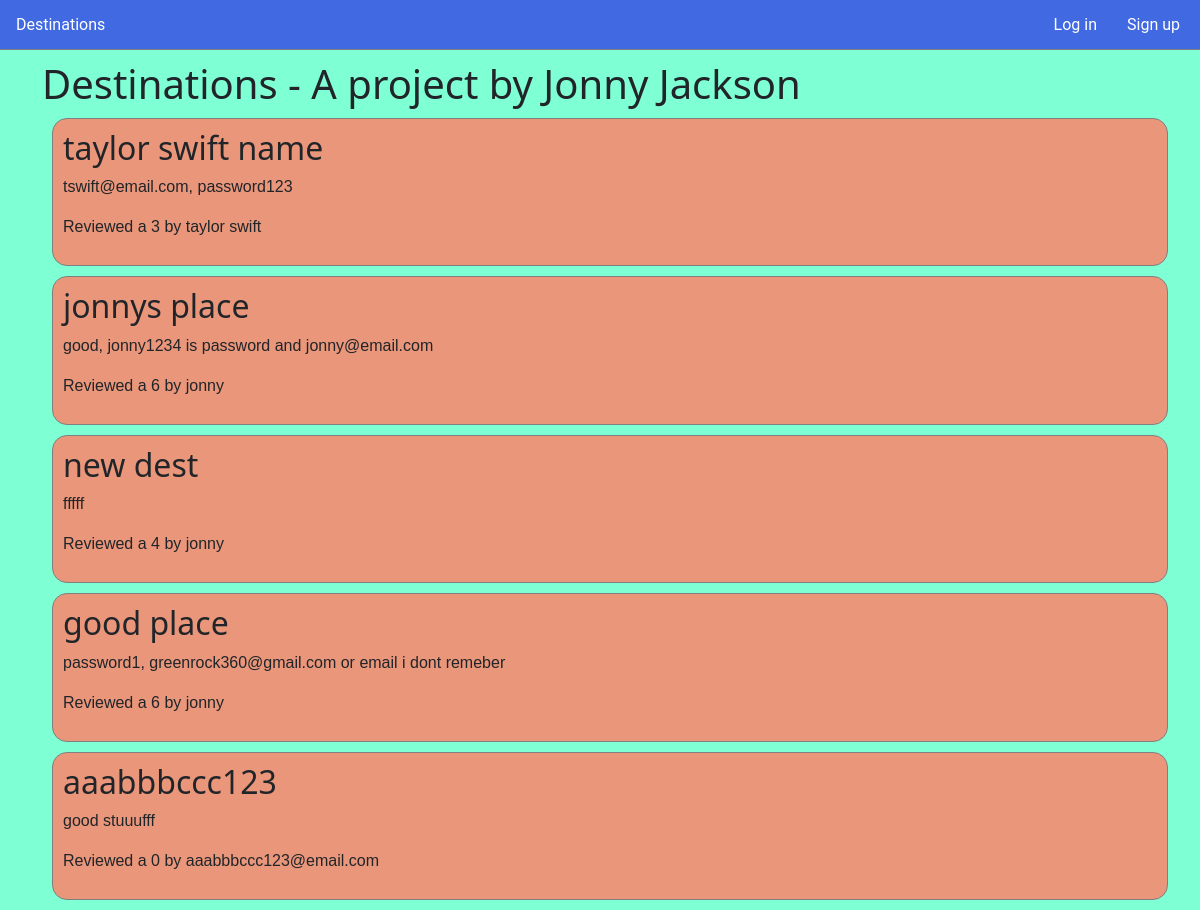
The page / on the database its author committed.
### core/models.py (models this page shows)
class Destination(models.Model):
    name=models.TextField()
    review=models.TextField()
    rating=models.IntegerField()
    share_publicly=models.BooleanField()
    user=models.ForeignKey("User",on_delete=models.CASCADE,null=True)

class User(models.Model):
    name=models.TextField()
    email=models.TextField()
    password_hash=models.TextField()
    salt=models.TextField()

### core/views.py (the view)
# urls.py: path('',view=views.index),
def index(req):
    dests=Destination.objects.filter(share_publicly=1).order_by('-id')[:5]
    for d in dests:
        who=User.objects.get(id=int(d.user_id)).name
        d.whoPosted=who
    return render(req,'core/index.html',{"destinations":dests,"topBarInfo":getTopBarInfo(req)})

### core/views.py (called while the page is built)
def getTopBarInfo(req):
    topBarInfo=[]
    isLoggedIn=False
    try:
        isLoggedIn= Session.objects.get(token=req.COOKIES.get('token'))!=None
    except:
        pass
    if isLoggedIn: #if logged in
        topBarInfo.append("/destinations/")
        topBarInfo.append("My Destinations")
        topBarInfo.append("/logout/")
        topBarInfo.append("Log out")
    else:  #if not logged in
        topBarInfo.append("/sessions/new/")
        topBarInfo.append("Log in")
        topBarInfo.append("/users/new/")
        topBarInfo.append("Sign up")
    return topBarInfo

### core/templates/core/index.html (shortened to what this page needs)
{% extends 'core/generic.html' %}
{% load static %}
{% block extrahead %}
<link rel="stylesheet" type="text/css" href="{% static 'core/destinationStyles.css' %}">
{% endblock %}
{% block firstLinkInTopBar %}<a href="{{topBarInfo.0}}">{{topBarInfo.1}}</a>{% endblock %}
{% block secondLinkInTopBar %}<a href="{{topBarInfo.2}}">{{topBarInfo.3}}</a>{% endblock %}
{% block content %}
<div class="container">
    <h1>Destinations - A project by Jonny Jackson</h1>
    {% for destination in destinations %}
    <div class="destinationBox">
        <h3 class="destinationTitle">{{destination.name}}</h3>
        <p class="destinationReview">{{destination.review}}</p>
        <p class="destinationReview">Reviewed a {{destination.rating}} by {{destination.whoPosted}}</p>
    </div>
    {% endfor %}
</div>
{% endblock %}

### core/static/core/styles.css (style rules this page uses)
body { background-color: aquamarine; }
#topBar>ul>li>a { color: white; text-decoration: none; transition: all .3s ease; font-family: "Roboto", sans-serif; font-weight: 400; margin-right: 10px; }
.container { margin-top: 60px; }

### core/static/core/destinationStyles.css (style rules this page uses)
.destinationBox { border: 1px solid gray; border-radius: 15px; width: 100%; background-color: darksalmon; padding: 10px; margin: 10px; }
.destinationReview { font-family: Arial, Helvetica, sans-serif; }
.destinationTitle { font-size: 2rem; }

### rows shown on the page
Destination: name "taylor swift name", review "tswift@email.com, password123", rating "3", whoPosted "taylor swift"
Destination: name "jonnys place", review "good, jonny1234 is password and jonny@email.com", rating "6", whoPosted "jonny"
Destination: name "new dest", review "fffff", rating "4", whoPosted "jonny"
Destination: name "good place", review "password1, greenrock360@gmail.com or email i dont remeber", rating "6", whoPosted "jonny"
Destination: name "aaabbbccc123", review "good stuuufff", rating "0", whoPosted "aaabbbccc123@email.com"

### other values the page prints
{{ topBarInfo.1 }} "Log in"
{{ topBarInfo.3 }} "Sign up"
